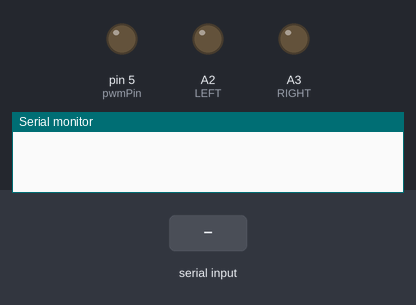
The sketch below on a simulated Arduino Uno, built with avr-gcc and run on an emulated ATmega328P. Parts: output pins drawn as LEDs (lit = HIGH), the last lines printed to the serial monitor. The test bench sets the inputs (shaded band).

Above: at 1.2 s.
1.3 s: byte 76 ('L') received over Serial
At 2.2 s:
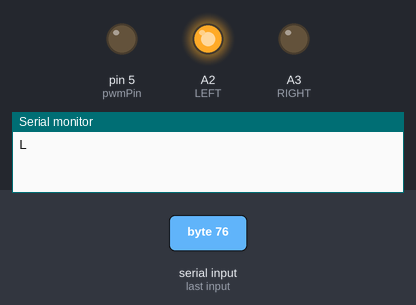
2.8 s: byte 82 ('R') received over Serial
At 3.3 s:
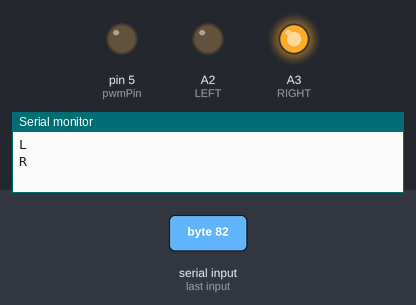
4.3 s: "0" received over Serial
5.8 s: byte 113 ('q') received over Serial
7.3 s: byte 70 ('F') received over Serial
At 8.0 s:
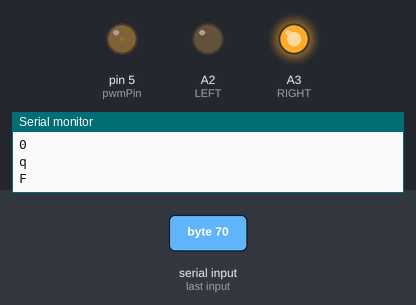
8.8 s: byte 71 ('G') received over Serial
At 9.3 s:
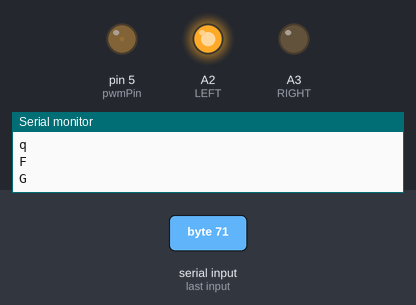
Timing chart, 0 to 11.3 s (numbered marks = the images above; inputs shaded):
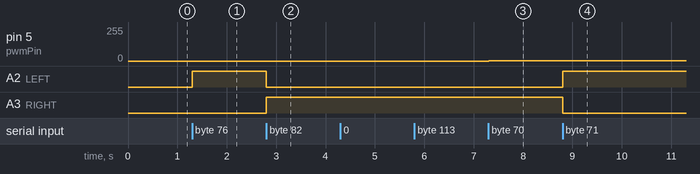

The sketch:

Final_BLDC_Code.ino
```cpp
char t;
int Speed;
const int pwmPin = 5;
#define LEFT A2
#define RIGHT A3
int targetDutyCycle = Speed;
int dutyCycle = 0;
void setup() {
  Serial.begin(9600);
  pinMode(RIGHT, OUTPUT);
  pinMode(LEFT, OUTPUT);
  //analogWrite(pwmPin, 0);
}

void accl() {
  if (dutyCycle < Speed) {
    if (dutyCycle >= Speed - 5) {
      dutyCycle = Speed;
    } else {
      dutyCycle++;
    }
    analogWrite(pwmPin, dutyCycle);
    delay(5);
  }
}
void decl() {
  if (dutyCycle <= Speed) {
    if (dutyCycle < Speed + 5) {
      dutyCycle = 0;
    } else {
      dutyCycle--;
    }
    analogWrite(pwmPin, dutyCycle);
    delay(5);
  }
}
void loop() {
  if (Serial.available()) {
    t = Serial.read();
    Serial.println(t);
    {
      switch (t) {

        case '0':
          Speed = 0;
          break;

        case '1':
          Speed = 65;
          break;

        case '2':
          Speed = 79;
          break;

        case '3':
          Speed = 94;
          break;

        case '4':
          Speed = 108;
          break;

        case '5':
          Speed = 123;
          break;

        case '6':
          Speed = 137;
          break;

        case '7':
          Speed = 152;
          break;

        case '8':
          Speed = 166;
          break;

        case '9':
          Speed = 181;
          break;

        case 'q':
          Speed = 195;
          break;

        case 'F':  //Forward
          accl();
          break;

          /*case 'B':  //Back
          accl();
          break;*/

        case 'L':  //Left
          digitalWrite(LEFT, HIGH);
          digitalWrite(RIGHT, LOW);
          break;

        case 'R':  //Right
          digitalWrite(RIGHT, HIGH);
          digitalWrite(LEFT, LOW);
          break;

        case 'G':  //Forward Left
          accl();
          digitalWrite(LEFT, HIGH);
          digitalWrite(RIGHT, LOW);
          break;

        case 'I':  //Forward Right
          accl();
          digitalWrite(RIGHT, HIGH);
          digitalWrite(LEFT, LOW);
          break;

          /* case'H' : //Rear Left
           FLMTR.setSpeed(-Speed);
           FRMTR.setSpeed(0);
           RLMTR.setSpeed(0);
           RRMTR.setSpeed(-Speed);
           break;

          case'J' : //Rear Right
           FLMTR.setSpeed(0);
           FRMTR.setSpeed(-Speed);
           RLMTR.setSpeed(-Speed);
           RRMTR.setSpeed(0);
           break;

          case'U' : //Spin Left
           FLMTR.setSpeed(-Speed);
           FRMTR.setSpeed(Speed);
           RLMTR.setSpeed(-Speed);
           RRMTR.setSpeed(Speed);
           break;

          case'W' : //Spin Right
           FLMTR.setSpeed(Speed);
           FRMTR.setSpeed(-Speed);
           RLMTR.setSpeed(Speed);
           RRMTR.setSpeed(-Speed);
           break;

          case'X' : //Yaw Left
           FLMTR.setSpeed(Speed);
           FRMTR.setSpeed(-Speed);
           RLMTR.setSpeed(0);
           RRMTR.setSpeed(0);
           break;

          case'V' : //Yaw Right
           FLMTR.setSpeed(-Speed);
           FRMTR.setSpeed(Speed);
           RLMTR.setSpeed(0);
           RRMTR.setSpeed(0);
           break;*/
        case 'S':
          decl();
          break;
      }
    }
  }
}
```

Measured:
- after the input at 1.3 s, A2 (LEFT): LOW → HIGH at once
- after the input at 2.8 s, A2 (LEFT): HIGH → LOW at once; A3 (RIGHT): LOW → HIGH at once
- after the input at 7.3 s, pin 5 (pwmPin): 0/255 → 1/255 at once
- after the input at 8.8 s, pin 5 (pwmPin): 1/255 → 2/255 at once; A2 (LEFT): LOW → HIGH at once; A3 (RIGHT): HIGH → LOW at once
